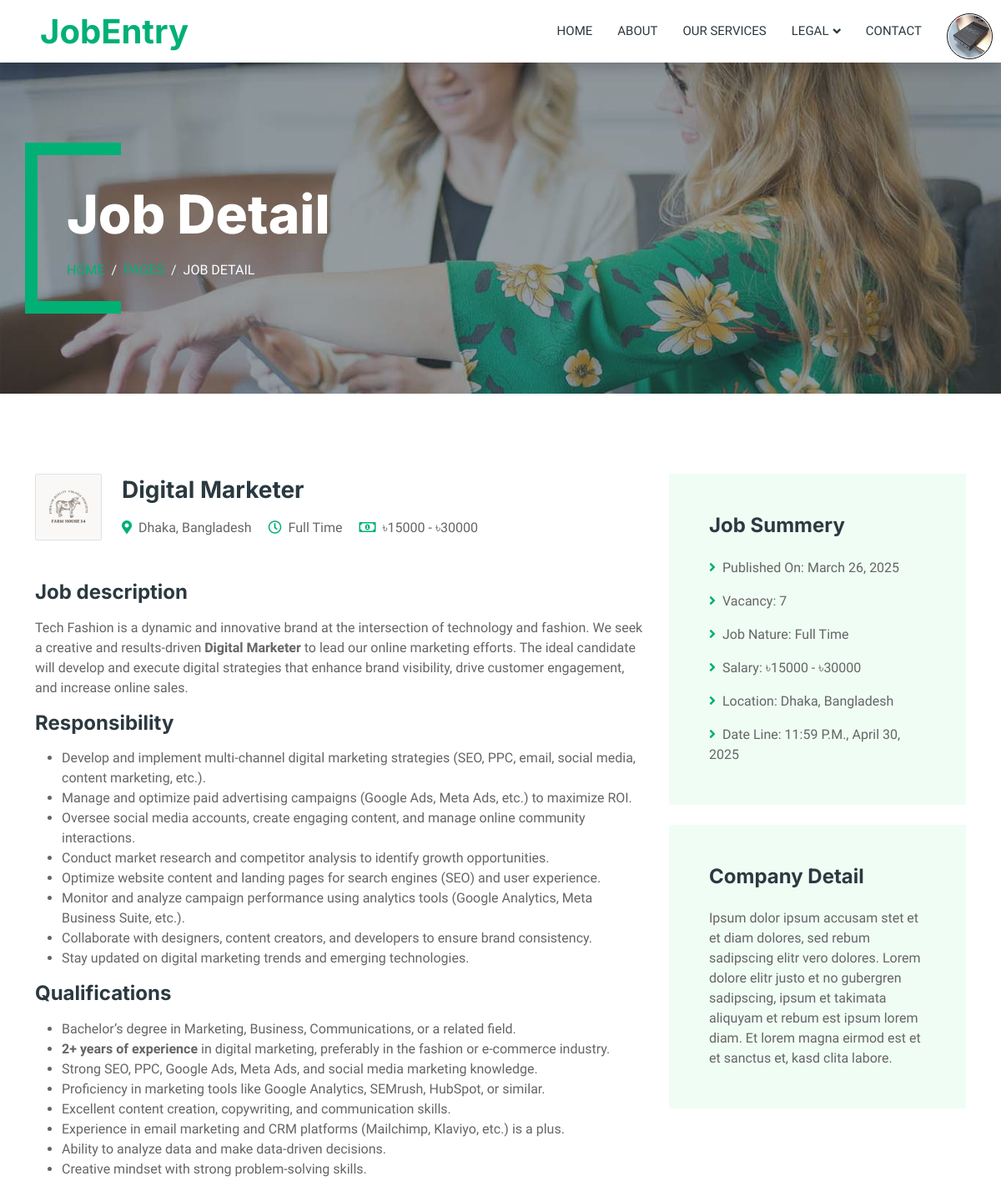
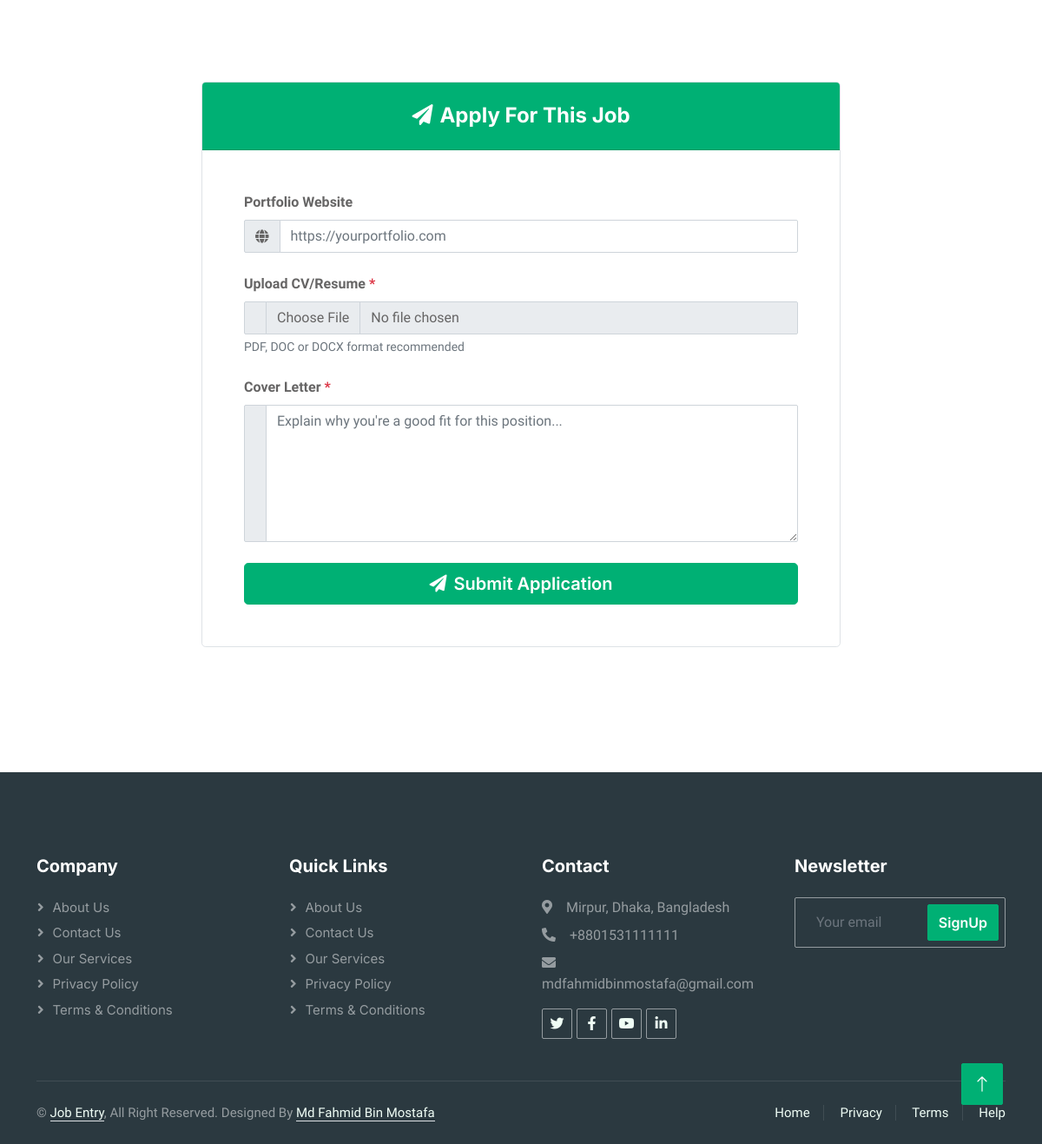
Screenshot of /job_details/digital-marketer (signed in) with the database file from the repository (2 pictures, top to bottom).
### jobapp/models.py (models this page shows, shortened)
class CustomUser(AbstractUser):
    USER = ((1, 'Recruiter'),
            (2, 'Applicant'))
    profile_pic = models.ImageField(upload_to='profile_pic', null=True)
    user_type = models.CharField(choices=USER, max_length=20, null=True)
    reset_token = models.CharField(max_length=100, null=True, blank=True)

class Job(models.Model):
    company_name = models.ForeignKey(Recuiter, on_delete=models.CASCADE)
    email = models.EmailField(null=True)
    description = CKEditor5Field(config_name='default')
    website = models.CharField(max_length=50, null=True, blank=True)
    position = models.CharField(max_length=100)
    slug = AutoSlugField(populate_from='position', unique=True)
    min_salary = models.IntegerField()
    max_salary = models.IntegerField()
    job_type = models.ForeignKey(Type, null=True, on_delete=models.CASCADE)
    category = models.ForeignKey(Category, on_delete=models.CASCADE, null=True)
    post_date = models.DateField(auto_now_add=True, null=True)
    post_time = models.TimeField(auto_now_add=True, null=True)
    apply_date = models.DateField(null=True)
    apply_time = models.TimeField(null=True)
    vacancy = models.IntegerField(null=True)
    responsibility = CKEditor5Field(config_name='default', null=True, blank=True)
    qualification = CKEditor5Field(config_name='default', null=True, blank=True)

class Recuiter(models.Model):
    user = models.OneToOneField(CustomUser, on_delete=models.CASCADE, null=True)
    first_name = models.CharField(max_length=50, null=True)
    last_name = models.CharField(max_length=50, null=True)
    state = models.CharField(max_length=50)
    country = models.CharField(max_length=50)
    company = models.CharField(max_length=50)
    logo = models.ImageField(upload_to='company_logo')

class Type(models.Model):
    job_type = models.CharField(max_length=50)
    def __str__(self):
        return self.job_type

### jobapp/views.py (the view)
# urls.py: path('job_details/<slug>', views.job_details, name='job_details'),
def job_details(request, slug):
    remain_time = ''
    remain_date = ''
    job = Job.objects.filter(slug=slug)
    current_date = datetime.now().date()
    current_time = datetime.now().time()
    def convert_to_timedelta(time_value):
        return timedelta(hours=time_value.hour, minutes=time_value.minute, seconds=time_value.second)
    current_time_timedelta = convert_to_timedelta(current_time)
    for i in job:
        remain_date = i.apply_date - current_date
        apply_time_timedelta = convert_to_timedelta(i.apply_time)
        remain_time = apply_time_timedelta - current_time_timedelta
        if remain_date.days ==  0 and remain_time.total_seconds() < 0:
            i.delete()
        applicant = Applicant.objects.all()
    return render(request, 'job-detail.html', {'job': job, 'remain_date': remain_date, 'remain_time': remain_time})

### jobapp/views.py (called while the page is built)
def notification_processor(request):
    if request.user.is_authenticated:
        if request.user.user_type == '2':  # Applicant
            unread_count = Notification.objects.filter(user=request.user, is_read=False).count()
            return {'unread_notification_count': unread_count}
    return {'unread_notification_count': 0}

### templates/job-detail.html (shortened to what this page needs)
{% extends "base.html" %}
{% block content %}
        <div class="container-xxl py-5 bg-dark page-header mb-5">
            <div class="container my-5 pt-5 pb-4">
                <h1 class="display-3 text-white mb-3 animated slideInDown">Job Detail</h1>
                <nav aria-label="breadcrumb">
                    <ol class="breadcrumb text-uppercase">
                        <li class="breadcrumb-item"><a href="#">Home</a></li>
                        <li class="breadcrumb-item"><a href="#">Pages</a></li>
                        <li class="breadcrumb-item text-white active" aria-current="page">Job Detail</li>
                    </ol>
                </nav>
            </div>
        </div>
        <div class="container-xxl py-5 wow fadeInUp" data-wow-delay="0.1s">
            <div class="container">
                <div class="row gy-5 gx-4">
                    <div class="col-lg-8">
                        {% for job in job %}
                        <div class="d-flex align-items-center mb-5">
                            <img class="flex-shrink-0 img-fluid border rounded" src="{{job.company_name.logo.url}}" alt="" style="width: 80px; height: 80px;">
                            <div class="text-start ps-4">
                                <h3 class="mb-3">{{job.position}}</h3>
                                <span class="text-truncate me-3"><i class="fa fa-map-marker-alt text-primary me-2"></i>{{job.company_name.state}}, {{job.company_name.country}}</span>
                                <span class="text-truncate me-3"><i class="far fa-clock text-primary me-2"></i>{{job.job_type}}</span>
                                <span class="text-truncate me-0"><i class="far fa-money-bill-alt text-primary me-2"></i>৳{{job.min_salary}} - ৳{{job.max_salary}}</span>
                            </div>
                        </div>
                        <div class="mb-5">
                            <h4 class="mb-3">Job description</h4>
                            <p>{{job.description|safe}}</p>
                            <h4 class="mb-3">Responsibility</h4>
                            <p>{{job.responsibility|safe}}</p>
                            <h4 class="mb-3">Qualifications</h4>
                            <p>{{job.qualification|safe}}</p>
                        </div>
                    </div>
                    <div class="col-lg-4">
                        <div class="bg-light rounded p-5 mb-4 wow slideInUp" data-wow-delay="0.1s">
                            <h4 class="mb-4">Job Summery</h4>
                            <p><i class="fa fa-angle-right text-primary me-2"></i>Published On: {{job.post_date}}</p>
                            <p><i class="fa fa-angle-right text-primary me-2"></i>Vacancy: {{job.vacancy}}</p>
                            <p><i class="fa fa-angle-right text-primary me-2"></i>Job Nature: {{job.job_type}}</p>
                            <p><i class="fa fa-angle-right text-primary me-2"></i>Salary: ৳{{job.min_salary}} - ৳{{job.max_salary}}</p>
                            <p><i class="fa fa-angle-right text-primary me-2"></i>Location: {{job.company_name.state}}, {{job.company_name.country}}</p>
                            <p class="m-0"><i class="fa fa-angle-right text-primary me-2"></i>Date Line: <span style="text-transform: uppercase;">{{job.apply_time}}, </span>{{job.apply_date}}</p>
                        </div>
                        <div class="bg-light rounded p-5 wow slideInUp" data-wow-delay="0.1s">
                            <h4 class="mb-4">Company Detail</h4>
                            <p class="m-0">Ipsum dolor ipsum accusam stet et et diam dolores, sed rebum sadipscing elitr vero dolores. Lorem dolore elitr justo et no gubergren sadipscing, ipsum et takimata aliquyam et rebum est ipsum lorem diam. Et lorem magna eirmod est et et sanctus et, kasd clita labore.</p>
                        </div>
                    </div>
                    {% endfor %}
                </div>
                {% if request.user.is_authenticated %}
                {% if request.user.user_type == "2" %}
                {% for job in job %}
                {% if forloop.last %}
                <div class="row justify-content-center mt-5">
                    <div class="col-lg-8">
                        <div class="card border rounded-3 overflow-hidden mb-5">
                            <div class="card-header bg-primary py-4">
                                <h4 class="card-title text-white text-center mb-0">
                                    <i class="fa fa-paper-plane me-2"></i>Apply For This Job
                                </h4>
                            </div>
                            <div class="card-body p-4 p-md-5">
                                <form action="{% url 'job_application' job.slug %}" method="post" enctype="multipart/form-data" class="needs-validation" novalidate>
                                    <div class="mb-4">
                                        <label class="form-label fw-bold">Portfolio Website</label>
                                        <div class="input-group">
                                            <span class="input-group-text"><i class="fa fa-globe"></i></span>
                                            <input
                                                type="text"
                                                name="portfolio"
                                                class="form-control"
                                                placeholder="https://yourportfolio.com"
                                            />
                                        </div>
                                    </div>
                                    <div class="mb-4">
                                        <label class="form-label fw-bold">Upload CV/Resume <span class="text-danger">*</span></label>
                                        <div class="input-group">
                                            <span class="input-group-text"></span>
                                            <input
                                                type="file"
                                                name="cv"
                                                class="form-control"
                                                required
                                            />
                                        </div>
                                        <div class="form-text">PDF, DOC or DOCX format recommended</div>
                                    </div>
                                    <div class="mb-4">
                                        <label class="form-label fw-bold">Cover Letter <span class="text-danger">*</span></label>
                                        <div class="input-group">
                                            <span class="input-group-text"></span>
                                            <textarea
                                                name="cover_letter"
                                                class="form-control"
                                                rows="6"
                                                placeholder="Explain why you're a good fit for this position..."
                                                required
                                            ></textarea>
                                        </div>
                                    </div>
                                    <div class="d-grid gap-2">
                                        <button class="btn btn-primary btn-lg" type="submit">
                                            <i class="fa fa-paper-plane me-2"></i>Submit Application
                                        </button>
                                    </div>
                                </form>
                            </div>
                        </div>
                    </div>
                </div>
                {% endif %}
                {% endfor %}
                {% endif %}
                {% endif %}
            </div>
        </div>
        {% endblock  %}

### templates/navbar.html (shortened to what this page needs)
{% load static %}
<nav class="navbar navbar-expand-lg bg-white navbar-light shadow sticky-top p-0">
    <a href="{% url 'index' %}" class="navbar-brand d-flex align-items-center text-center py-0 px-4 px-lg-5">
        <h1 class="m-0 text-primary">JobEntry</h1>
    </a>
    <div class="collapse navbar-collapse" id="navbarCollapse">
        <div class="navbar-nav ms-auto p-4 p-lg-0">
            <a href="{% url 'index' %}" class="nav-item nav-link {% if request.resolver_match.url_name == 'index' %}active{% endif %}">Home</a>
            <a href="{% url 'about' %}" class="nav-item nav-link {% if request.resolver_match.url_name == 'about' %}active{% endif %}">About</a>
            <a href="{% url 'our_services' %}" class="nav-item nav-link {% if request.resolver_match.url_name == 'our_services' %}active{% endif %}">Our Services</a>
            <div class="nav-item dropdown">
                <a href="#" class="nav-link dropdown-toggle {% if request.resolver_match.url_name in 'privacy_policy terms_conditions' %}active{% endif %}" data-bs-toggle="dropdown">Legal</a>
            </div>
            <a href="{% url 'contact' %}" class="nav-item nav-link {% if request.resolver_match.url_name == 'contact' %}active{% endif %}">Contact</a>
            {% if request.user.is_authenticated %}
                <div class="action position-relative">
                    <div class="profile d-flex align-items-center" onclick="menuToggle();" style="border: 1px solid black; margin-right: 10px; margin-top: 15px;">
                        {% if request.user.user_type == '1' %}
                            {% with recruiter=request.user.recuiter %}
                                {% if recruiter.logo %}
                                    <img src="{{ recruiter.logo.url }}" alt="Company Logo" class="rounded-circle border profile-img">
                                {% else %}
                                    <img src="{% static 'assets/img/default-company-logo.png' %}" alt="Company Logo" class="rounded-circle border profile-img">
                                {% endif %}
                            {% endwith %}
                        {% else %}
                            {% if request.user.profile_pic %}
                                <img src="{{ request.user.profile_pic.url }}" alt="Applicant Image" class="rounded-circle border profile-img">
                            {% else %}
                                <img src="{% static 'assets/img/default-profile.png' %}" alt="Applicant Image" class="rounded-circle border profile-img">
                            {% endif %}
                        {% endif %}
                    </div>
                </div>
            {% else %}
                <a href="{% url 'login' %}" class="nav-item nav-link {% if request.resolver_match.url_name == 'login' %}active{% endif %}">Login/Signup</a>
            {% endif %}
        </div>
    </div>
</nav>

### static/css/style.css (style rules this page uses)
:root { --primary: #00B074; --secondary: #2B9BFF; --light: #EFFDF5; --dark: #2B3940; }
.btn { font-family: 'Inter', sans-serif; font-weight: 600; transition: .5s; }
.btn.btn-primary, .btn.btn-secondary { color: #FFFFFF; }
.navbar .dropdown-toggle::after { border: none; content: "\f107"; font-family: "Font Awesome 5 Free"; font-weight: 900; vertical-align: middle; margin-left: 5px; transition: .5s; }
.navbar-dark .navbar-nav .nav-link, .navbar-light .navbar-nav .nav-link { margin-right: 30px; padding: 25px 0; color: #FFFFFF; font-size: 15px; text-transform: uppercase; outline: none; }
.navbar-light .navbar-brand, .navbar-light a.btn { height: 75px; }
.navbar-light .navbar-nav .nav-link { color: var(--dark); font-weight: 500; }
.navbar-light.sticky-top { top: -100px; transition: .5s; }
.header-carousel .container, .page-header .container { position: relative; padding: 45px 0 45px 35px; border-left: 15px solid var(--primary); }
.header-carousel .container::before, .header-carousel .container::after, .page-header .container::before, .page-header .container::after { position: absolute; content: ""; top: 0; left: 0; width: 100px; height: 15px; background: var(--primary); }
.header-carousel .container::after, .page-header .container::after { top: 100%; margin-top: -15px; }
.page-header { background: linear-gradient(rgba(43, 57, 64, .5), rgba(43, 57, 64, .5)), url(../img/carousel-1.jpg) center center no-repeat; background-size: cover; }
.breadcrumb-item + .breadcrumb-item::before { color: var(--light); }
.action .profile { position: relative; width: 55px; height: 55px; border-radius: 50%; overflow: hidden; cursor: pointer; }
.action .profile img { position: absolute; top: 0; left: 0; width: 100%; height: 100%; object-fit: cover; }

### rows the page displays
CustomUser: user.profile_pic (picture)
Job: company_name.logo (picture), position "Digital Marketer", company_name.state "Dhaka", company_name.country "Bangladesh", job_type "Full Time", min_salary "15000", max_salary "30000", description "Tech Fashion is a dynamic and innovative brand at the intersection of technology and fashion. We seek a creative and results-driven Digital Marketer to lead our online marketing efforts. The ideal candidate will develop and execute digital strategies that enhance brand visibility, drive customer engagement, and increase online sales.", responsibility "Develop and implement multi-channel digital marketing strategies (SEO, PPC, email, social media, content marketing, etc.). Manage and optimize paid advertising campaigns (Google Ads, Meta Ads, etc.) to maximize ROI. Oversee social media accounts, create engaging content, and manage online community interactions. Conduct market research and competitor analysis to identify growth opportunities. Optimize website content and landing pages for search engines (SEO) and user experience. Monitor and analyze campaign performance using analytics tools (Google Analytics, Meta Business Suite, etc.). Collaborate with designers, content creators, and developers to ensure brand consistency. Stay updated…", qualification "Bachelor’s degree in Marketing, Business, Communications, or a related field. 2+ years of experience in digital marketing, preferably in the fashion or e-commerce industry. Strong SEO, PPC, Google Ads, Meta Ads, and social media marketing knowledge. Proficiency in marketing tools like Google Analytics, SEMrush, HubSpot, or similar. Excellent content creation, copywriting, and communication skills. Experience in email marketing and CRM platforms (Mailchimp, Klaviyo, etc.) is a plus. Ability to analyze data and make data-driven decisions. Creative mindset with strong problem-solving skills.", post_date "March 26, 2025", vacancy "7", apply_time "11:59 P.M.", apply_date "April 30, 2025"
